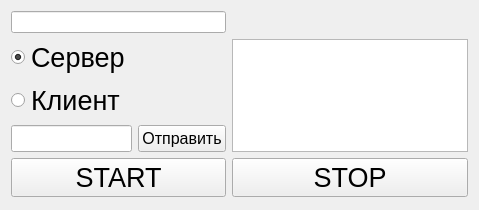
<?xml version="1.0" encoding="UTF-8"?>
<ui version="4.0">
 <class>MainWidget</class>
 <widget class="QWidget" name="MainWidget">
  <property name="geometry">
   <rect>
    <x>0</x>
    <y>0</y>
    <width>479</width>
    <height>210</height>
   </rect>
  </property>
  <property name="windowTitle">
   <string>MainWidget</string>
  </property>
  <layout class="QGridLayout" name="gridLayout">
   <item row="3" column="1">
    <widget class="QPushButton" name="pushButtonSend">
     <property name="font">
      <font>
       <pointsize>12</pointsize>
      </font>
     </property>
     <property name="text">
      <string>Отправить</string>
     </property>
    </widget>
   </item>
   <item row="3" column="0">
    <widget class="QLineEdit" name="lineEditText">
     <property name="font">
      <font>
       <pointsize>12</pointsize>
      </font>
     </property>
    </widget>
   </item>
   <item row="1" column="2" rowspan="3">
    <widget class="QTextBrowser" name="textBrowserReceived">
     <property name="font">
      <font>
       <pointsize>10</pointsize>
      </font>
     </property>
    </widget>
   </item>
   <item row="2" column="0">
    <widget class="QRadioButton" name="radioButtonClient">
     <property name="font">
      <font>
       <pointsize>20</pointsize>
      </font>
     </property>
     <property name="text">
      <string>Клиент</string>
     </property>
    </widget>
   </item>
   <item row="4" column="0" colspan="2">
    <widget class="QPushButton" name="pushButtonStart">
     <property name="font">
      <font>
       <pointsize>20</pointsize>
      </font>
     </property>
     <property name="text">
      <string>START</string>
     </property>
    </widget>
   </item>
   <item row="1" column="0">
    <widget class="QRadioButton" name="radioButtonServer">
     <property name="font">
      <font>
       <pointsize>20</pointsize>
      </font>
     </property>
     <property name="text">
      <string>Сервер</string>
     </property>
     <property name="checked">
      <bool>true</bool>
     </property>
    </widget>
   </item>
   <item row="4" column="2">
    <widget class="QPushButton" name="pushButtonStop">
     <property name="font">
      <font>
       <pointsize>20</pointsize>
      </font>
     </property>
     <property name="text">
      <string>STOP</string>
     </property>
    </widget>
   </item>
   <item row="0" column="0" colspan="2">
    <widget class="QLineEdit" name="lineEditIP"/>
   </item>
  </layout>
 </widget>
 <layoutdefault spacing="6" margin="11"/>
 <resources/>
 <connections/>
</ui>
